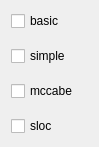
             <widget class="QWidget" name="scrollAreaWidgetContents">
              <property name="geometry">
               <rect>
                <x>0</x>
                <y>0</y>
                <width>99</width>
                <height>140</height>
               </rect>
              </property>
              <layout class="QHBoxLayout" name="horizontalLayout_44">
               <item>
                <layout class="QVBoxLayout" name="verticalLayout_33">
                 <item>
                  <layout class="QVBoxLayout" name="verticalLayout_6">
                   <property name="spacing">
                    <number>15</number>
                   </property>
                   <item>
                    <widget class="QCheckBox" name="PYMETRICS_BASIC">
                     <property name="text">
                      <string>basic</string>
                     </property>
                    </widget>
                   </item>
                   <item>
                    <widget class="QCheckBox" name="PYMETRICS_SIMPLE">
                     <property name="text">
                      <string>simple</string>
                     </property>
                    </widget>
                   </item>
                   <item>
                    <widget class="QCheckBox" name="PYMETRICS_MCCABE">
                     <property name="text">
                      <string>mccabe</string>
                     </property>
                    </widget>
                   </item>
                   <item>
                    <widget class="QCheckBox" name="PYMETRICS_SLOC">
                     <property name="text">
                      <string>sloc</string>
                     </property>
                    </widget>
                   </item>
                  </layout>
                 </item>
                 <item>
                  <spacer name="verticalSpacer">
                   <property name="orientation">
                    <enum>Qt::Vertical</enum>
                   </property>
                   <property name="sizeHint" stdset="0">
                    <size>
                     <width>20</width>
                     <height>40</height>
                    </size>
                   </property>
                  </spacer>
                 </item>
                </layout>
               </item>
              </layout>
             </widget>
